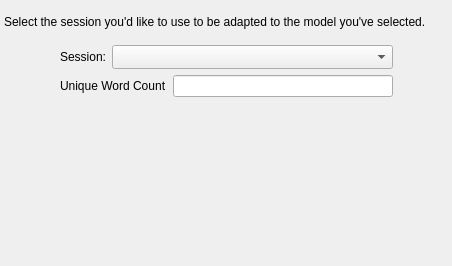
<?xml version="1.0" encoding="UTF-8"?>
<ui version="4.0">
 <class>SessionSelection</class>
 <widget class="QWizardPage" name="SessionSelection">
  <property name="geometry">
   <rect>
    <x>0</x>
    <y>0</y>
    <width>452</width>
    <height>266</height>
   </rect>
  </property>
  <property name="windowTitle">
   <string>Select Model</string>
  </property>
  <property name="title">
   <string>Session Selection</string>
  </property>
  <property name="subTitle">
   <string>Select a session to be used for adaption.</string>
  </property>
  <widget class="QWidget" name="gridLayoutWidget">
   <property name="geometry">
    <rect>
     <x>4</x>
     <y>4</y>
     <width>445</width>
     <height>257</height>
    </rect>
   </property>
   <layout class="QGridLayout" name="gridLayout">
    <item row="0" column="0" colspan="4">
     <widget class="QLabel" name="label">
      <property name="minimumSize">
       <size>
        <width>0</width>
        <height>0</height>
       </size>
      </property>
      <property name="maximumSize">
       <size>
        <width>16777215</width>
        <height>35</height>
       </size>
      </property>
      <property name="text">
       <string>Select the session you'd like to use to be adapted to the model you've selected.</string>
      </property>
      <property name="wordWrap">
       <bool>true</bool>
      </property>
     </widget>
    </item>
    <item row="1" column="0" rowspan="2">
     <spacer name="horizontalSpacer">
      <property name="orientation">
       <enum>Qt::Horizontal</enum>
      </property>
      <property name="sizeType">
       <enum>QSizePolicy::Fixed</enum>
      </property>
      <property name="sizeHint" stdset="0">
       <size>
        <width>50</width>
        <height>20</height>
       </size>
      </property>
     </spacer>
    </item>
    <item row="1" column="3" rowspan="2">
     <spacer name="horizontalSpacer_2">
      <property name="orientation">
       <enum>Qt::Horizontal</enum>
      </property>
      <property name="sizeType">
       <enum>QSizePolicy::Fixed</enum>
      </property>
      <property name="sizeHint" stdset="0">
       <size>
        <width>50</width>
        <height>20</height>
       </size>
      </property>
     </spacer>
    </item>
    <item row="1" column="2">
     <widget class="QComboBox" name="comboBoxSession">
      <property name="sizePolicy">
       <sizepolicy hsizetype="Expanding" vsizetype="Fixed">
        <horstretch>0</horstretch>
        <verstretch>0</verstretch>
       </sizepolicy>
      </property>
      <property name="minimumSize">
       <size>
        <width>0</width>
        <height>24</height>
       </size>
      </property>
      <property name="maximumSize">
       <size>
        <width>16777215</width>
        <height>24</height>
       </size>
      </property>
     </widget>
    </item>
    <item row="1" column="1">
     <widget class="QLabel" name="lblSession">
      <property name="sizePolicy">
       <sizepolicy hsizetype="Fixed" vsizetype="Preferred">
        <horstretch>0</horstretch>
        <verstretch>0</verstretch>
       </sizepolicy>
      </property>
      <property name="minimumSize">
       <size>
        <width>0</width>
        <height>24</height>
       </size>
      </property>
      <property name="maximumSize">
       <size>
        <width>16777215</width>
        <height>24</height>
       </size>
      </property>
      <property name="text">
       <string>Session:</string>
      </property>
     </widget>
    </item>
    <item row="2" column="1" colspan="2">
     <layout class="QFormLayout" name="formLayout">
      <item row="0" column="0">
       <widget class="QLabel" name="labelUniqueWordCount">
        <property name="text">
         <string>Unique Word Count</string>
        </property>
       </widget>
      </item>
      <item row="0" column="1">
       <widget class="QLineEdit" name="lineEditUniqueWordCount">
        <property name="readOnly">
         <bool>true</bool>
        </property>
       </widget>
      </item>
     </layout>
    </item>
   </layout>
  </widget>
 </widget>
 <resources/>
 <connections/>
</ui>
